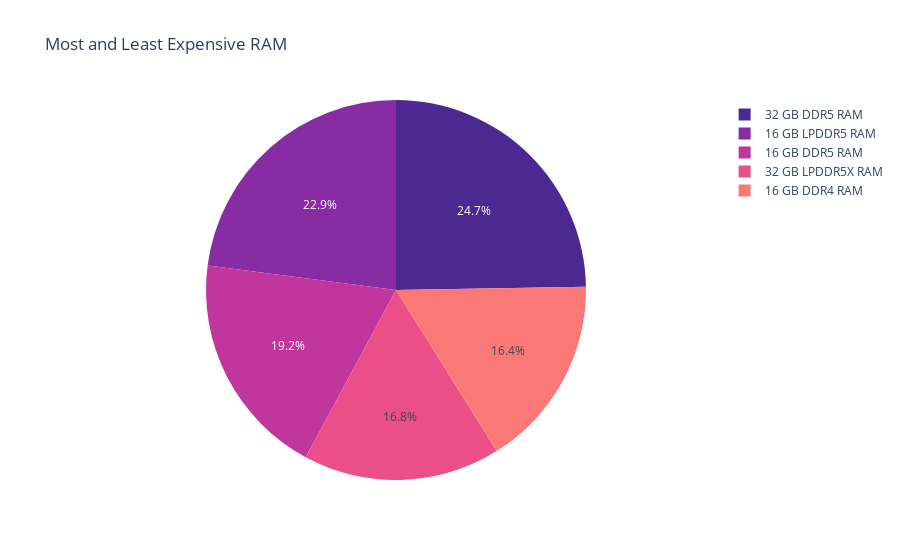

This figure's notebook cell:
### Code cell
# Pie Chart For the Most and Least Expensive RAM
df_goal_1_2 = df_14.copy()
df_goal_1_2 = agg_df = df.groupby('RAM').agg({
    'Price': 'mean'})
df_goal_1_2.reset_index(inplace=True)
fig = px.pie(df_goal_1_2, values='Price', names='RAM', color_discrete_sequence=px.colors.sequential.Agsunset, title='Most and Least Expensive RAM')
fig.show()

# Goal 5: Conclusion The Most Expensive RAM among the data is 32 GB DDR5 RAM
# Goal 6: Conclusion The Cheapest RAM among the data is 16 GB DDR4 RAM

### Figure 1 — Plotly figure (JSON) as saved in the notebook; plotly's stock layout.template omitted (floating-point values rounded to 4 significant figures)
{"data": [{"domain": {"x": [0, 1], "y": [0, 1]}, "hovertemplate": "RAM=%{label}<br>Price=%{value}<extra></extra>", "labels": ["16 GB DDR4 RAM", "16 GB DDR5 RAM", "16 GB LPDDR5 RAM", "32 GB DDR5 RAM", "32 GB LPDDR5X RAM"], "legendgroup": "", "name": "", "showlegend": true, "type": "pie", "values": [149999, 175551, 209990, 226240, 153500]}], "layout": {"legend": {"tracegroupgap": 0}, "piecolorway": ["rgb(75, 41, 145)", "rgb(135, 44, 162)", "rgb(192, 54, 157)", "rgb(234, 79, 136)", "rgb(250, 120, 118)", "rgb(246, 169, 122)", "rgb(237, 217, 163)"], "title": {"text": "Most and Least Expensive RAM"}}}
